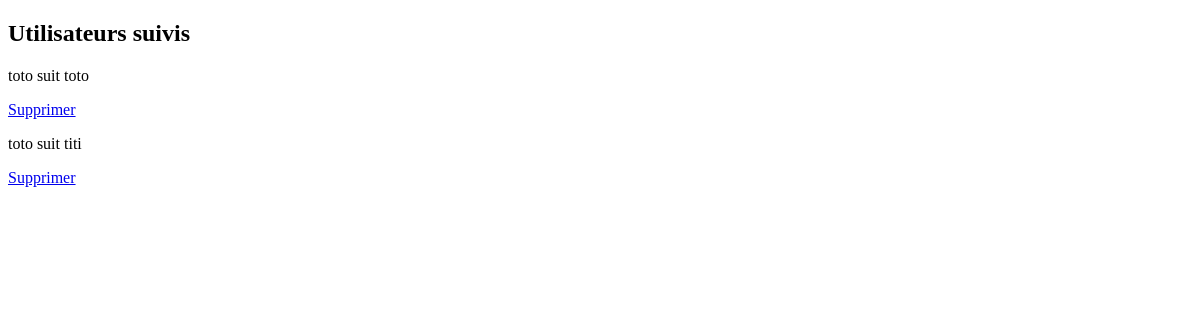
The app's page /followed-users/, older data.
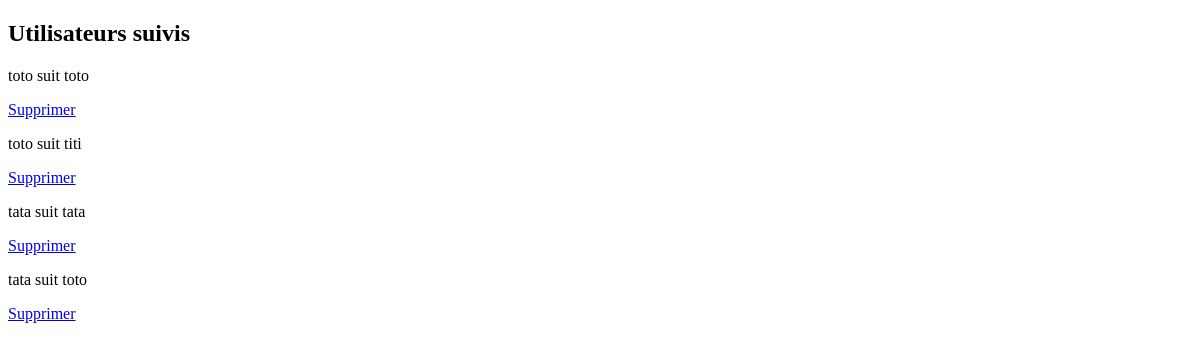
The same page, newer data.
### review/models.py (models this page shows)
class UserFollows(models.Model):
    user = models.ForeignKey(to=settings.AUTH_USER_MODEL, on_delete=models.CASCADE, related_name="following")
    followed_user = models.ForeignKey(to=settings.AUTH_USER_MODEL, on_delete=models.CASCADE, related_name="followed_by")
    class Meta:
        unique_together = ('user', 'followed_user', )

### authentication/models.py (models this page shows)
class User(AbstractBaseUser):
    username = models.CharField(max_length=150, unique=True)
    objects = UserManager()
    USERNAME_FIELD = 'username'

### review/views.py (the view)
# urls.py: path("followed-users/", review.views.FollowedUsersPage.as_view(), name="followed-users"),
class FollowedUsersPage(View):
    def get(self, request):
        follows = models.UserFollows.objects.all()
        return render(request,
                      "review/followed_users.html",
                      {"follows": follows})

### review/templates/review/followed_users.html (shortened to what this page needs)
<!DOCTYPE html>
<html lang="fr">
<head>
</head>
<body>
    <section>
        <h1>Utilisateurs suivis</h1>
        {% if follows %}
            {% for follow in follows %}
                <p>{{ follow.user }} suit {{ follow.followed_user }}</p>
                <a href="{% url 'delete-follow' follow.id %}">Supprimer</a>
            {% endfor %}
        {% else %}
            <p>Vous ne suivez pas encore d'utilisateurs.</p>
        {% endif %}
    </section>
</body>
</html>

Row changes from the older to the newer data that the page shows:
added UserFollows: user "tata", followed_user "tata"
added UserFollows: user "tata", followed_user "toto"
